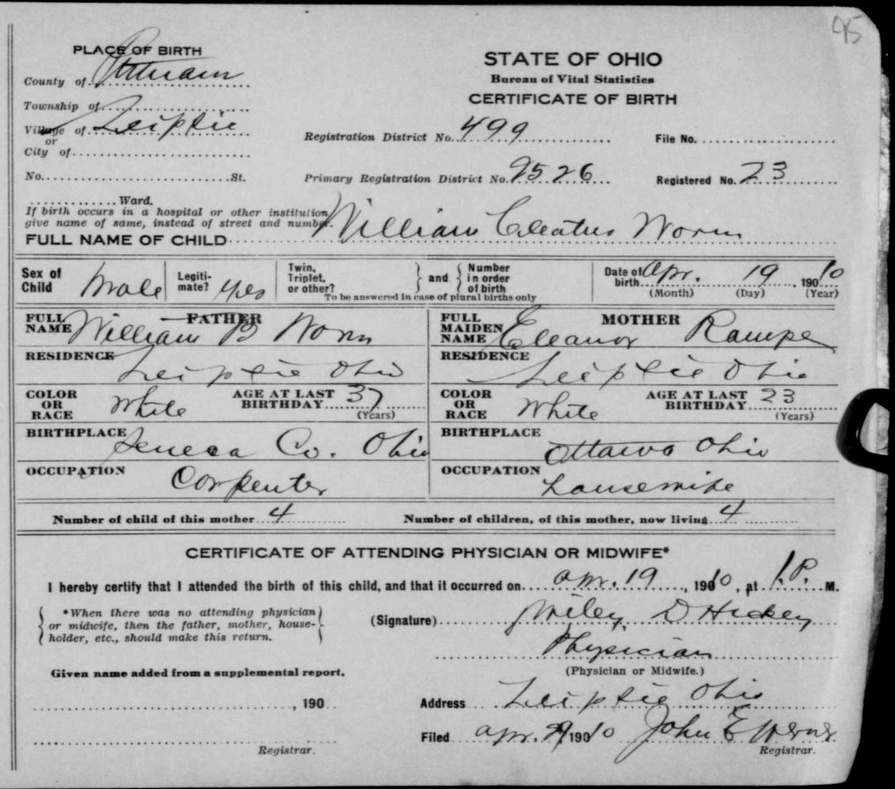
#> input picture data/DiverseDocuments-Refined/Birth1.jpg, 895 x 789 px, shrunk from 1443 x 1272 before the run
$ python graphcut_gt_refinement.py Birth1.jpg Census1.jpg   (Python 2 division)
#> lines starting #> are read from the running program, lines starting #| are printed output that depends on the picture
import numpy as np
import cv2
from matplotlib import pyplot as plt

import sys, os

def graphcut_refine(image, gtlayer, lamb=0.5):
    bg_model = np.zeros((1,65),np.float64)
    fg_model = np.zeros((1,65),np.float64)
    gtlayer[gtlayer >= 128] = cv2.GC_FGD
    gtlayer[gtlayer < 128] = cv2.GC_BGD

    mask, bg_sample, fg_sample = cv2.grabCut(image, gtlayer, None, bg_model, fg_model, 5, cv2.GC_INIT_WITH_MASK)

    mask = np.where((mask==2)|(mask==0),0,1).astype('uint8')
    refined = image*mask[:,:,np.newaxis]
    plt.imshow(refined),plt.colorbar(),plt.show()
    return mask, refined

if __name__ == "__main__":
    image = cv2.imread(sys.argv[1])[:256,:256,:]
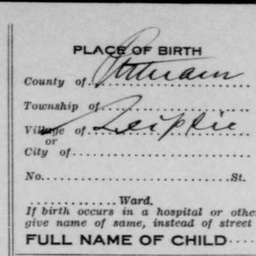
#> image: shape (256, 256, 3); min 0, max 216, mean 182.4
    gtlayer = cv2.imread(sys.argv[2], 0)[:256,:256]
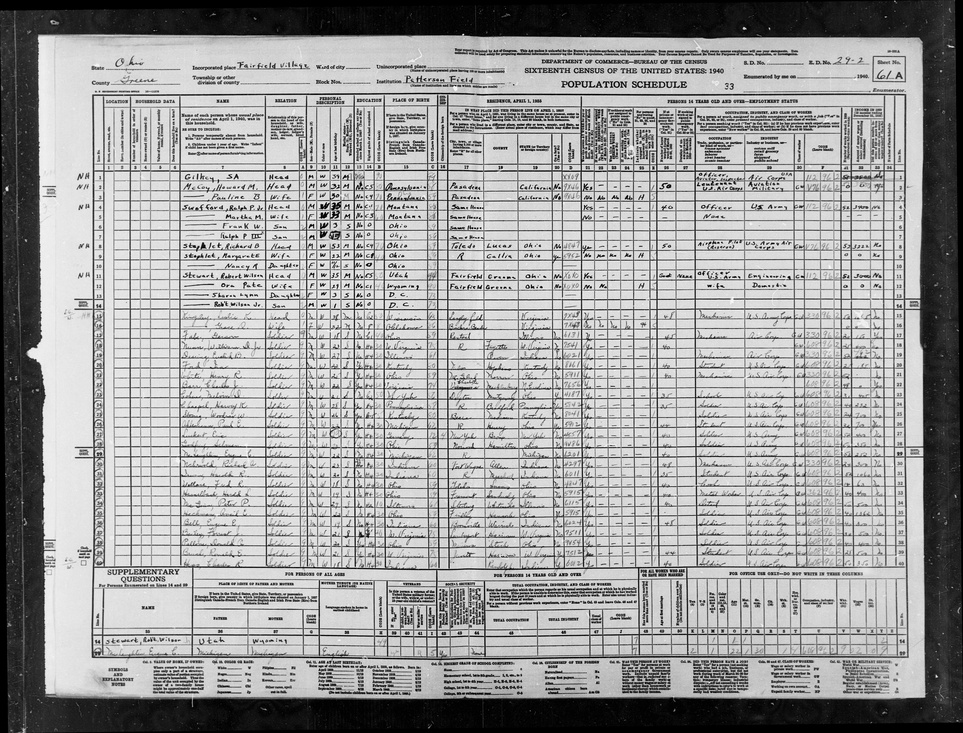
#> input picture data/DiverseDocuments-Refined/Census1.jpg, 963 x 733 px, shrunk from 6274 x 4775 before the run
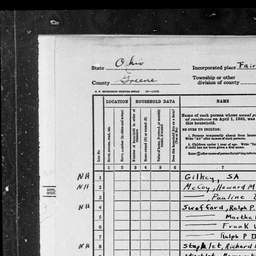
#> gtlayer: shape (256, 256); min 0, max 255, mean 156
    print image.dtype, gtlayer.dtype, image.shape, np.sum(image), gtlayer.shape, np.sum(gtlayer)
#| uint8 uint8 (256, 256, 3) 35856111 (256, 256) 10223908
    gcr,imgref = graphcut_refine(image, gtlayer, 0.5)
#> in graphcut_refine, `gtlayer[gtlayer >= 128] = cv2.GC_FGD`:
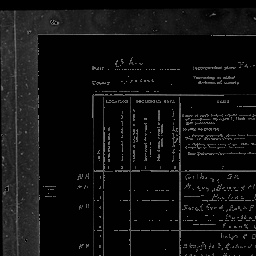
#> gtlayer: shape (256, 256); min 0, max 127, mean 15.3
#> in graphcut_refine, `gtlayer[gtlayer < 128] = cv2.GC_BGD`: gtlayer: shape (256, 256); every value is 0
#> (the run stopped early here; a loop or call above may not have finished)
